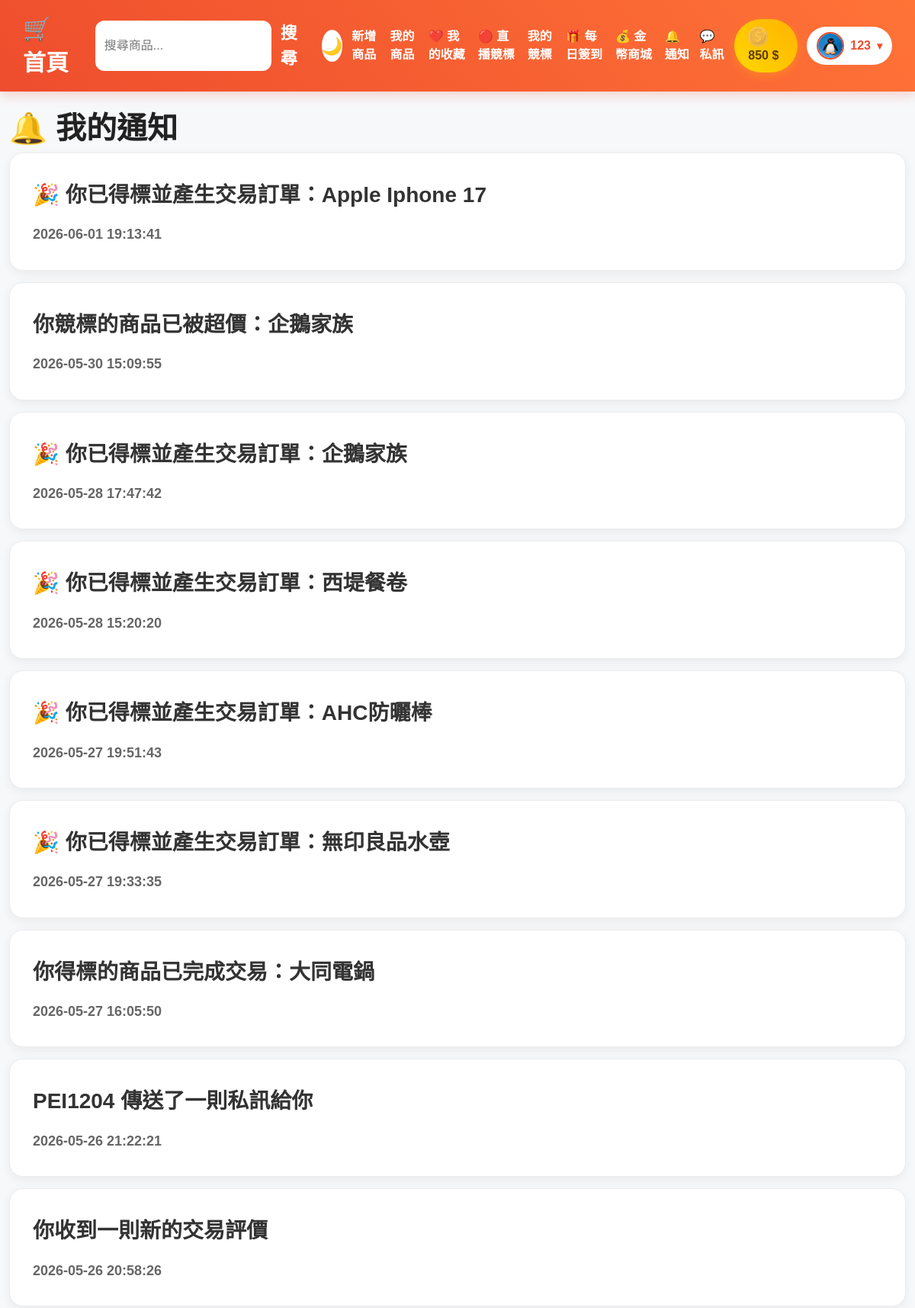
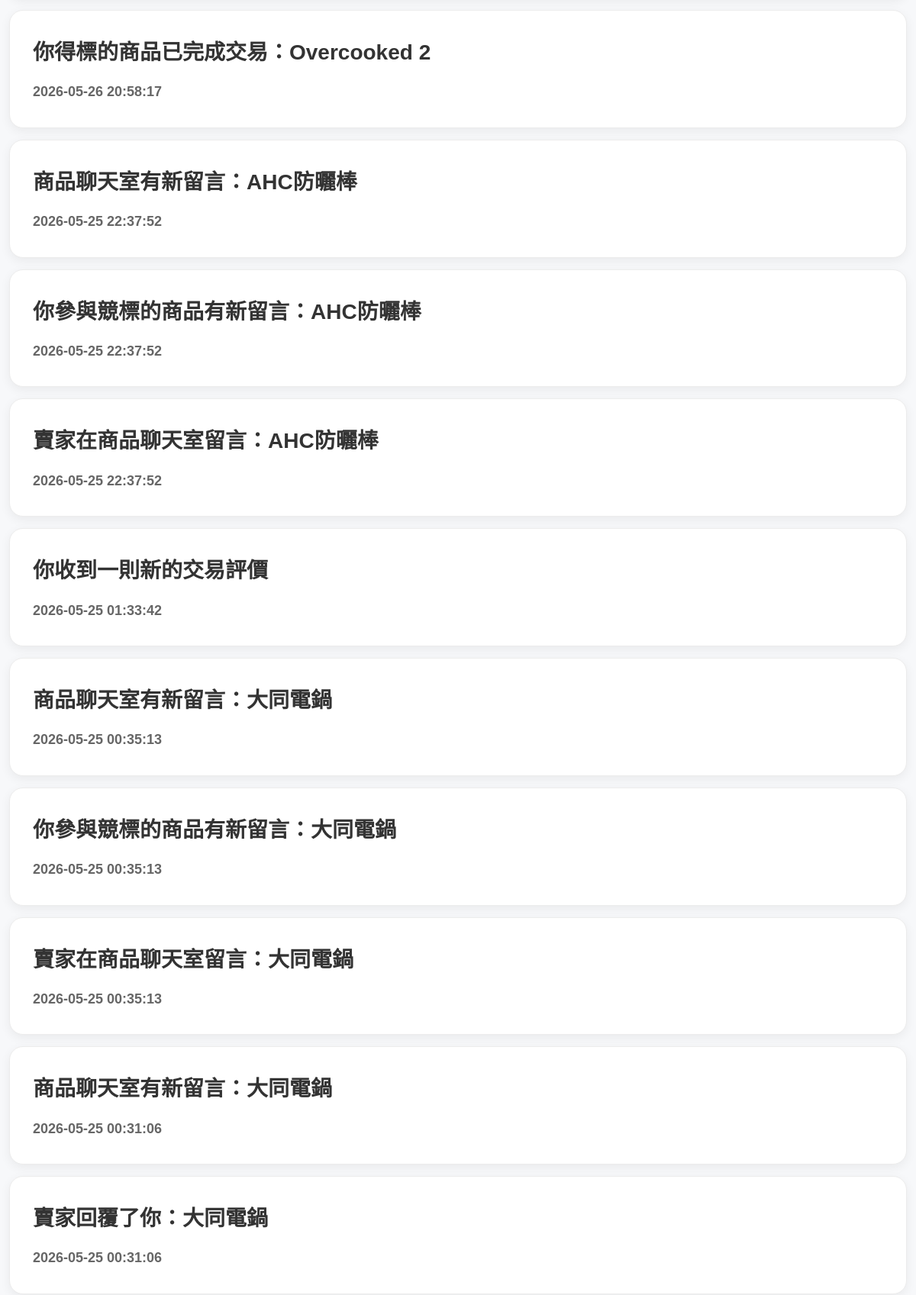
The app's page /notifications (signed in, upper part) with its own data (2 pictures, top to bottom).
### tables this page shows
CREATE TABLE notifications (
    id INTEGER PRIMARY KEY AUTOINCREMENT,
    user_id INTEGER,
    message TEXT,
    link TEXT,
    is_read INTEGER DEFAULT 0,
    created_at TIMESTAMP DEFAULT CURRENT_TIMESTAMP
);

### app.py (the view)
@app.route("/notifications")
def notifications():
    if "user_id" not in session:
        return redirect("/login")
    db = get_db()
    notes = db.execute(
        """
        SELECT * FROM notifications
        WHERE user_id=?
        ORDER BY id DESC
        """,
        (session["user_id"],)
    ).fetchall()
    db.execute(
        """
        UPDATE notifications
        SET is_read=1
        WHERE user_id=?
        """,
        (session["user_id"],)
    )
    db.commit()
    db.close()
    return render_template(
        "notifications.html",
        notifications=notes
    )

### app.py (called while the page is built, shortened)
def get_db():
    conn = sqlite3.connect(
        DATABASE,
        timeout=30,
        check_same_thread=False
    )
    conn.row_factory = sqlite3.Row
    return conn

def inject_notification_count():
    if "user_id" not in session:
        return dict(notification_count=0)
    db = get_db()
    count = db.execute(
        """
        SELECT COUNT(*) AS count
        FROM notifications
        WHERE user_id=? AND is_read=0
        """,
        (session["user_id"],)
    ).fetchone()["count"]
    db.close()
    return dict(notification_count=count)

def inject_active_announcements():
    try:
        db = get_db()
        ensure_admin_feature_columns(db)
        announcements = db.execute(
            """
            SELECT *
            FROM announcements
            WHERE IFNULL(is_active, 1)=1
            ORDER BY id DESC
            LIMIT 3
            """
        ).fetchall()
        db.close()
        return dict(active_announcements=announcements)
    except Exception:
        return dict(active_announcements=[])

def current_admin_role():
    role = session.get("admin_role", "user")
    if role == "user" and session.get("is_admin") == 1:
        return "super_admin"
    return role

def is_super_admin():
    return current_admin_role() == "super_admin"

@app.before_request
def protect_admin_routes():
    if not request.path.startswith("/admin"):
        return None

@app.context_processor
def inject_admin_role_helpers():
    return dict(
        current_admin_role=current_admin_role(),
        admin_role_name=admin_role_name,
        require_admin_role=require_admin_role,
        is_super_admin=is_super_admin()
    )

### templates/notifications.html
{% extends "layout.html" %}
{% block content %}
<h1 class="page-title">
    🔔 我的通知
</h1>
<div class="notification-list">
    {% for n in notifications %}
        <a
            href="{{ n.link }}"
            class="notification-card"
        >
            <div>
                {{ n.message }}
            </div>
            <small>
                {{ n.created_at }}
            </small>
        </a>
    {% endfor %}
</div>
{% endblock %}

### static/style.css (style rules this page uses)
* { margin:0; padding:0; box-sizing:border-box; }
body { background:#f5f5f5; font-family:Arial,sans-serif; color:#222; overflow-x:hidden; }
.notification-list { display:flex; flex-direction:column; gap:15px; }
.notification-card { display:block; background:white; padding:20px; border-radius:18px; text-decoration:none; color:#333; font-weight:bold; box-shadow:0 5px 20px rgba(238,77,45,0.08); transition:0.3s; }
.notification-card { font-size: 28px; font-weight: bold; padding: 30px; line-height: 1.8; }
.notification-card small { display: block; margin-top: 10px; font-size: 18px; color: #666; }
body { background:#f7f8fa; }
.product-card, .review-card, .chat-box, .notification-card, .message-card, .form-box, .card, .bid-box, .seller-info-box, .auto-bid-box, .winner-box { border-radius:18px !important; box-shadow:0 4px 14px rgba(0,0,0,.06) !important; border:1px solid #ececec; }
.product-title, .page-title, .form-title { font-weight:800; color:#222; }

### records on screen
notifications: message "🎉 你已得標並產生交易訂單：Apple Iphone 17", created_at "2026-06-01 19:13:41"
notifications: message "你競標的商品已被超價：企鵝家族", created_at "2026-05-30 15:09:55"
notifications: message "🎉 你已得標並產生交易訂單：企鵝家族", created_at "2026-05-28 17:47:42"
notifications: message "🎉 你已得標並產生交易訂單：西堤餐卷", created_at "2026-05-28 15:20:20"
notifications: message "🎉 你已得標並產生交易訂單：AHC防曬棒", created_at "2026-05-27 19:51:43"
notifications: message "🎉 你已得標並產生交易訂單：無印良品水壺", created_at "2026-05-27 19:33:35"
notifications: message "你得標的商品已完成交易：大同電鍋", created_at "2026-05-27 16:05:50"
notifications: message "PEI1204 傳送了一則私訊給你", created_at "2026-05-26 21:22:21"
notifications: message "你收到一則新的交易評價", created_at "2026-05-26 20:58:26"
notifications: message "你得標的商品已完成交易：Overcooked 2", created_at "2026-05-26 20:58:17"
notifications: message "商品聊天室有新留言：AHC防曬棒", created_at "2026-05-25 22:37:52"
notifications: message "你參與競標的商品有新留言：AHC防曬棒", created_at "2026-05-25 22:37:52"
notifications: message "賣家在商品聊天室留言：AHC防曬棒", created_at "2026-05-25 22:37:52"
notifications: message "你收到一則新的交易評價", created_at "2026-05-25 01:33:42"
notifications: message "商品聊天室有新留言：大同電鍋", created_at "2026-05-25 00:35:13"
notifications: message "你參與競標的商品有新留言：大同電鍋", created_at "2026-05-25 00:35:13"
notifications: message "賣家在商品聊天室留言：大同電鍋", created_at "2026-05-25 00:35:13"
notifications: message "商品聊天室有新留言：大同電鍋", created_at "2026-05-25 00:31:06"
notifications: message "賣家回覆了你：大同電鍋", created_at "2026-05-25 00:31:06"

### other values on screen
{{ session.get("coins", 0) }} "850"
{{ session["username"] }} "123"
